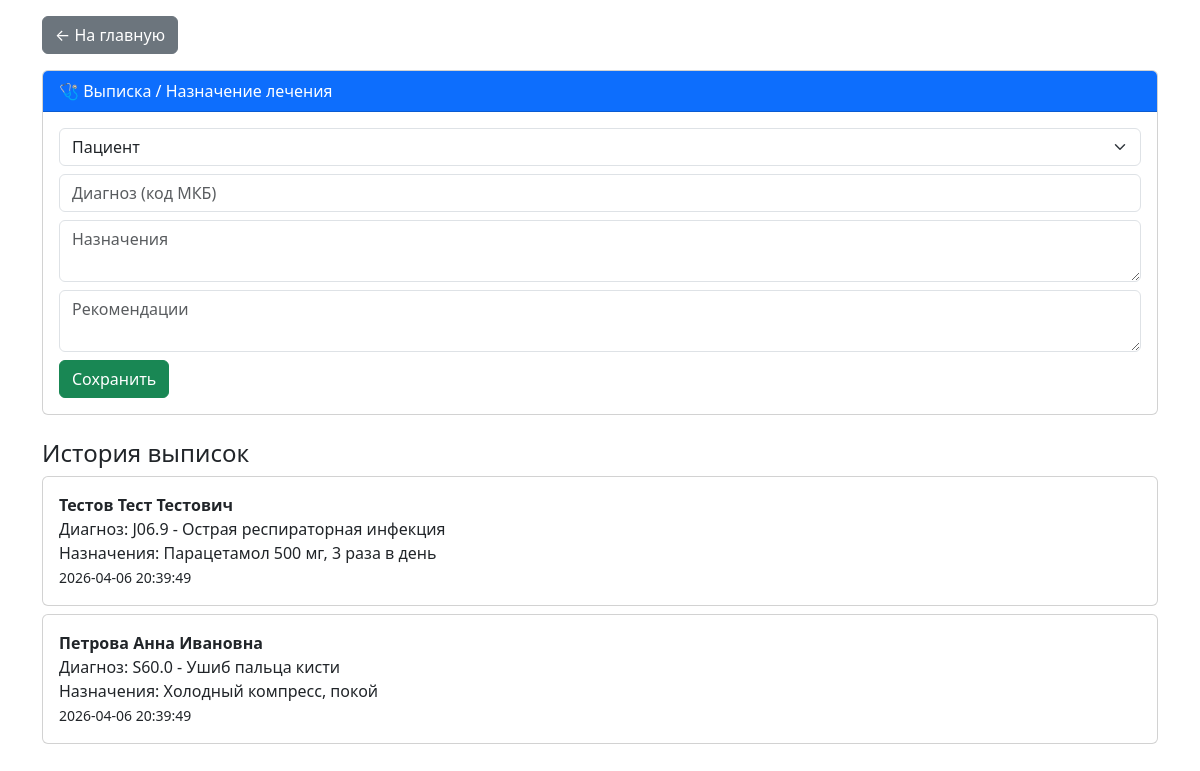
Screenshot of /electronic-card/modules/medical_record.php (signed in) with the database file from the repository.
### tables this page shows
CREATE TABLE `medical_records` (
    `id` INT(11) NOT NULL AUTO_INCREMENT,
    `patient_id` INT(11) NOT NULL,
    `doctor_id` INT(11) NOT NULL,
    `appointment_id` INT(11) DEFAULT NULL,
    `diagnosis` TEXT DEFAULT NULL,
    `prescriptions` TEXT DEFAULT NULL,
    `recommendations` TEXT DEFAULT NULL,
    `created_at` TIMESTAMP NOT NULL DEFAULT CURRENT_TIMESTAMP,
    PRIMARY KEY (`id`),
    KEY `patient_id` (`patient_id`),
    KEY `doctor_id` (`doctor_id`),
    CONSTRAINT `medical_records_ibfk_1` FOREIGN KEY (`patient_id`) REFERENCES `patients` (`id`) ON DELETE CASCADE,
    CONSTRAINT `medical_records_ibfk_2` FOREIGN KEY (`doctor_id`) REFERENCES `doctors` (`id`) ON DELETE CASCADE,
    CONSTRAINT `medical_records_ibfk_3` FOREIGN KEY (`appointment_id`) REFERENCES `appointments` (`id`) ON DELETE SET NULL
);

CREATE TABLE `patients` (
    `id` INT(11) NOT NULL AUTO_INCREMENT,
    `full_name` VARCHAR(150) NOT NULL,
    `birth_date` DATE NOT NULL,
    `gender` ENUM('М', 'Ж') NOT NULL DEFAULT 'М',
    `phone` VARCHAR(20) DEFAULT NULL,
    `address` TEXT DEFAULT NULL,
    `policy_number` VARCHAR(20) DEFAULT NULL,
    `snils` VARCHAR(14) DEFAULT NULL,
    `created_at` TIMESTAMP NOT NULL DEFAULT CURRENT_TIMESTAMP,
    `updated_at` TIMESTAMP NOT NULL DEFAULT CURRENT_TIMESTAMP ON UPDATE CURRENT_TIMESTAMP,
    PRIMARY KEY (`id`),
    UNIQUE KEY `policy_number` (`policy_number`),
    UNIQUE KEY `snils` (`snils`)
);

### electronic-card/modules/medical_record.php (the view, shortened to what this page needs)
<?php
require_once '../config/database.php';
$records = $pdo->query("SELECT mr.*, p.full_name FROM medical_records mr JOIN patients p ON mr.patient_id = p.id ORDER BY mr.created_at DESC")->fetchAll();
?>
<!DOCTYPE html>
<html lang="ru">
<head>
    <link href="https://cdn.jsdelivr.net/npm/bootstrap@5.3.0/dist/css/bootstrap.min.css" rel="stylesheet">
</head>
<body>
<div class="container mt-3">
    <a href="../index.php" class="btn btn-secondary mb-3">← На главную</a>
    <div class="card">
        <div class="card-header bg-primary text-white">🩺 Выписка / Назначение лечения</div>
        <div class="card-body">
            <form method="POST">
                <select name="patient_id" class="form-select mb-2" required><option value="">Пациент</option></select>
                <input type="text" name="diagnosis" class="form-control mb-2" placeholder="Диагноз (код МКБ)" required>
                <textarea name="prescriptions" class="form-control mb-2" placeholder="Назначения"></textarea>
                <textarea name="recommendations" class="form-control mb-2" placeholder="Рекомендации"></textarea>
                <button type="submit" class="btn btn-success">Сохранить</button>
            </form>
        </div>
    </div>
    <h4 class="mt-4">История выписок</h4>
    <?php foreach ($records as $r): ?>
    <div class="card mt-2"><div class="card-body"><strong><?=htmlspecialchars($r['full_name'])?></strong><br>Диагноз: <?=htmlspecialchars($r['diagnosis'])?><br>Назначения: <?=htmlspecialchars($r['prescriptions'])?><br><small><?=$r['created_at']?></small></div></div>
    <?php endforeach; ?>
</div>
</body>
</html>

### rows the page displays
medical_records: patient.full_name "Тестов Тест Тестович", diagnosis "J06.9 - Острая респираторная инфекция", prescriptions "Парацетамол 500 мг, 3 раза в день", created_at "2026-04-06 20:39:49"
medical_records: patient.full_name "Петрова Анна Ивановна", diagnosis "S60.0 - Ушиб пальца кисти", prescriptions "Холодный компресс, покой", created_at "2026-04-06 20:39:49"
